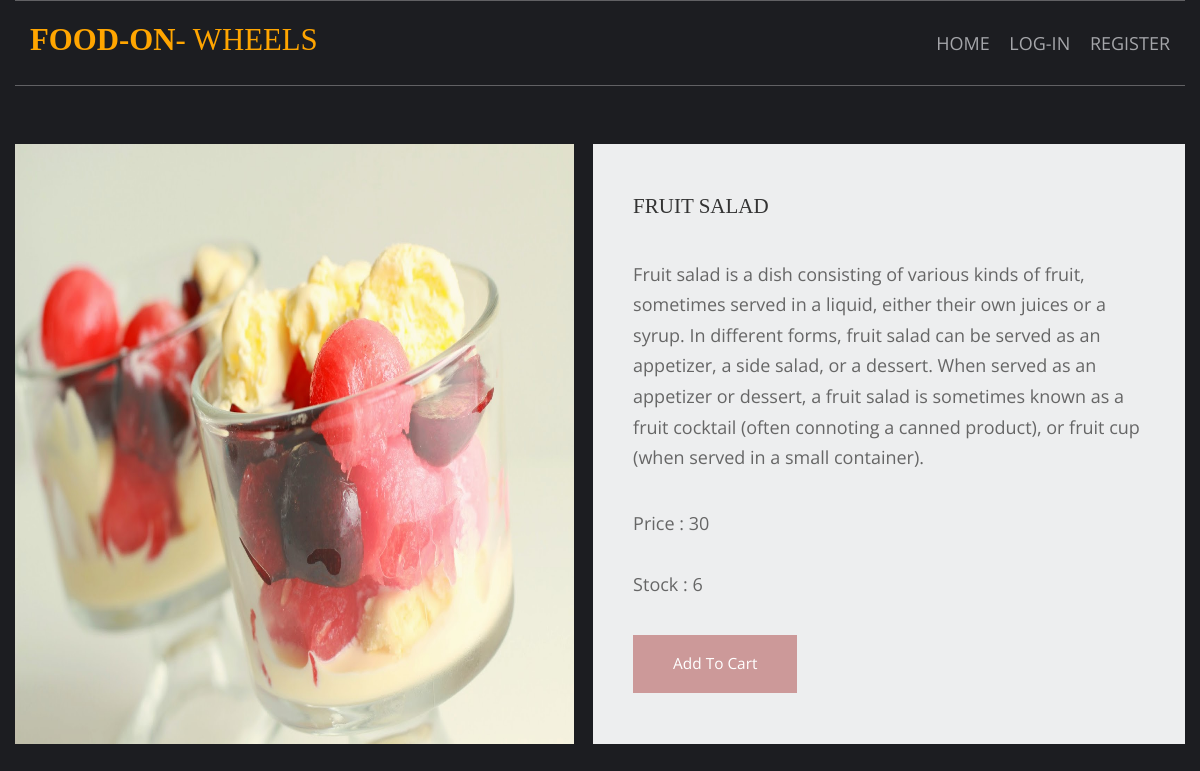
Screenshot of /fruit-recipes/fruit-salad with the database file from the repository.
### shop/models.py (models this page shows, shortened)
class product(models.Model):
    name = models.CharField(max_length=150, unique=True)
    slug = models.SlugField(max_length=150, unique=True)
    image = models.ImageField(upload_to='products')
    description = models.TextField()
    stock = models.IntegerField()
    available = models.BooleanField()
    price = models.IntegerField()
    category = models.ForeignKey(category, on_delete=models.CASCADE)
    class Meta:
        ordering = ('name',)

### shop/views.py (the view)
# urls.py: path('<slug:c_slug>/<slug:product_slug>', views.prod_details, name='details'),
def prod_details(request, c_slug, product_slug):
    try:
        prod = product.objects.get(category__slug=c_slug, slug=product_slug)
    except Exception as e:
        raise e
    return render(request, 'item.html', {'product': prod})

### cart/context_processor.py (called while the page is built)
def count(request):
    item_count = 0
    if 'admin' in request.path:
        return {}
    else:
        try:
            ct = cart_list.objects.filter(cart_id=c_id(request))
            cart_items = items.objects.filter(cart=ct[:1])
            for item in cart_items:
                item_count += item.quantity
        except cart_list.DoesNotExist:
            item_count = 0
        return dict(count=item_count)

### cart/views.py (called while the page is built)
def c_id(request):
    ct_id = request.session.session_key
    print("own",request.session.session_key)
    if not ct_id:
        print("new")
        ct_id = request.session.create()
        print("new",request.session.create())
    return ct_id

### templates/item.html (shortened to what this page needs)
{% extends 'base.html' %}
{% load static %}
{%block content%}
<html lang="en">
<head>
    <link href="{% static 'pr/fontawesome/css/all.min.css'%}" rel="stylesheet" />
    <link href="{% static 'pr/css/templatemo-comparto.css'%}" rel="stylesheet" />
</head>
<body>
  <br><br>
        <section class="tm-mb-1" id="about">
            <div class="tm-row tm-about-row">
                <div class="tm-section-1-l">
                    <img src="{{product.image.url}}" alt="About image" class="tm-img-responsive" style="height:600px; width:700px;">
                </div>
                <article class="tm-section-1-r tm-bg-color-8" style="height:600px; width:700px">
                    <h2 class="tm-mb-2 tm-title-color">{{product.name}}</h2>
                    <p>{{product.description}}</p>
                    <p>Price : {{product.price}}<br>
                       <br>Stock : {{product.stock}}</p>
{% if product.stock <= 0 %}
                    <h1 style="color:red;">Sorry No stock Left</h1>
                    {% else %}
                    {% if user.is_authenticated %}
                    <a href="{% url 'addCart' product.id %}" class="tm-btn tm-btn-1 tm-link-to-services">Add To Cart</a>
                    {%else%}
                    <a href="{% url 'login' %}" class="tm-btn tm-btn-1 tm-link-to-services">Add To Cart</a>
                    {%endif%}
{% endif %}
                </article>
            </div>
        </section>
</body>
</html>
{%endblock%}

### static/hm/layout/styles/layout.css (style rules this page uses)
*, *::before, *::after { transition:all .3s ease-in-out; }
body { color:#A5A6AA; background-color:#1C1D21; }
a { color:#FBAB45; }

### static/pr/css/templatemo-comparto.css (style rules this page uses)
*, *::before, *::after { box-sizing: border-box; outline: none; }
ul, h1, h2, h3, h4, p, figure { padding: 0; margin: 0; }
body { font-family: 'Open Sans', Arial, sans-serif; font-size: 18px; overflow-x: hidden; padding-left: 15px; padding-right: 15px; margin: 0; }
h2 { font-size: 1.5rem; }
a { transition: all 0.3s ease; text-decoration: none; }
p { color: #666; line-height: 1.7; margin-bottom: 35px; }
h1, h2, h3, h4, h5, h6 { color: #333; }
.tm-mb-1 { margin-bottom: 20px; }
.tm-mb-2 { margin-bottom: 40px; }
.tm-bg-color-8 { background-color: #EDEEEF; }
.tm-img-responsive { max-width: 100%; height: auto; }
.tm-section-1-l { width: 57.85%; margin-right: 1.65%; }
.tm-section-1-r { padding: 50px 40px; width: 40.5%; }
.tm-row { display: flex; }
.tm-btn { display: inline-block; padding: 15px 40px; font-size: 1.1rem; border: none; background-color: #CC9999; color: white; }
a { color: #666; }

### static/hm/layout/styles/framework.css (style rules this page uses)
html { overflow-y:scroll; overflow-x:hidden; }
html, body { margin:0; padding:0; font-size:14px; line-height:1.6em; }
*, *::before, *::after { box-sizing:border-box; }
a { outline:none; text-decoration:none; }
img { width:auto; max-width:100%; height:auto; margin:0; padding:0; border:none; line-height:normal; vertical-align:middle; }
body, input, textarea, select { font-family:Verdana, Geneva, sans-serif; }
h1, h2, h3, h4, h5, h6, .heading { font-family:Georgia, "Times New Roman", Times, serif; }
::placeholder { opacity:1; }
h1, h2, h3, h4, h5, h6, .heading { margin:0 0 20px 0; font-size:1.4rem; line-height:normal; font-weight:normal; text-transform:uppercase; }
address, article, aside, figcaption, figure, footer, header, main, nav, section { display:block; margin:0; padding:0; }

### rows the page displays
product: image (picture), name "FRUIT SALAD", description "Fruit salad is a dish consisting of various kinds of fruit, sometimes served in a liquid, either their own juices or a syrup. In different forms, fruit salad can be served as an appetizer, a side salad, or a dessert. When served as an appetizer or dessert, a fruit salad is sometimes known as a fruit cocktail (often connoting a canned product), or fruit cup (when served in a small container).", price "30", stock "6"
